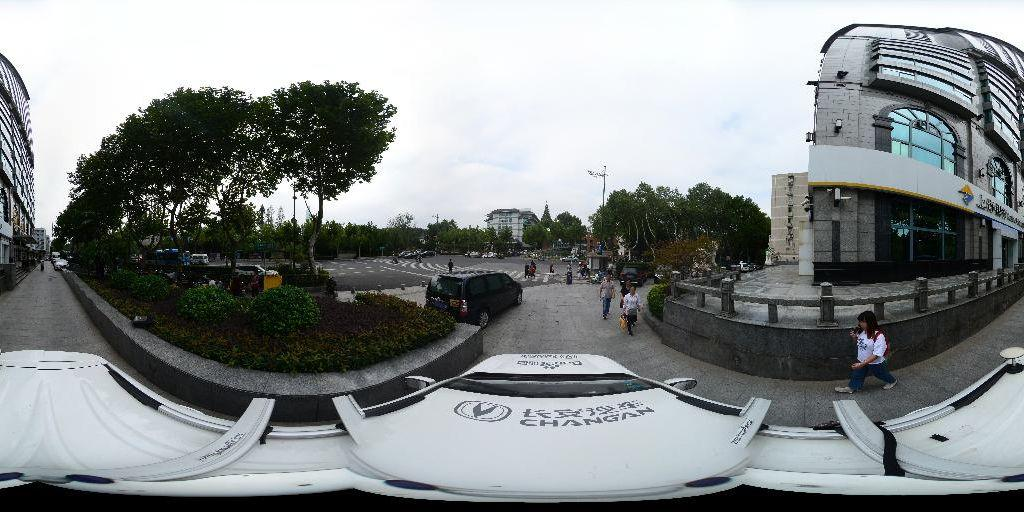
#> input picture images/streetview.jpg, 1024 x 512 px, found by its file name
$ python image_gradient.py   (older library calls are emulated)
#> lines starting #> are read from the running program, lines starting #| are printed output that depends on the picture
import cv2
import numpy as np
from matplotlib import pyplot as plt

# image gradient: Sobel Scharr Laplacian
# What is the mean of image gradient? What is the definition of image gradient?
img = cv2.imread('images/streetview.jpg', 0)
#> img: shape (512, 1024); min 0, max 255, mean 136.4

sobelx8u = cv2.Sobel(img,cv2.CV_8U,1,0,ksize=5)
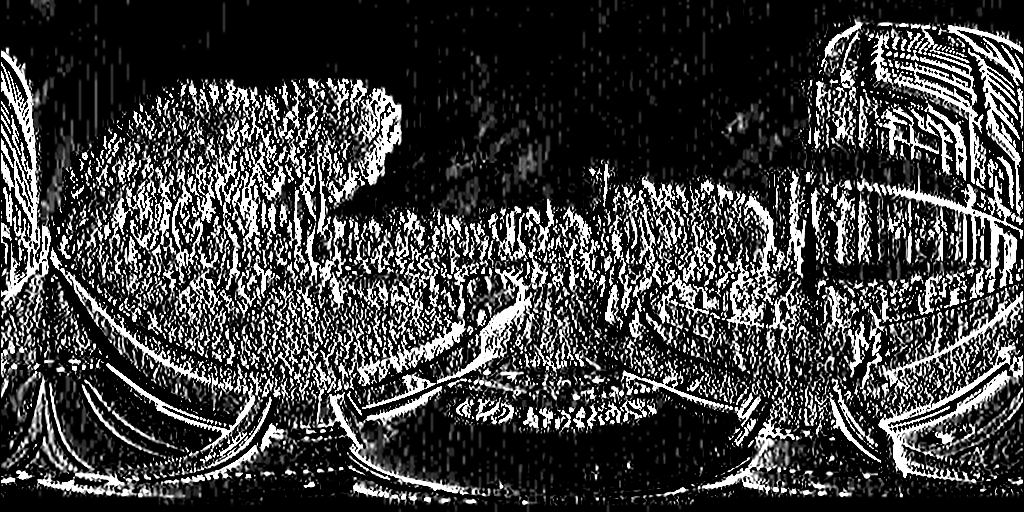
#> sobelx8u: shape (512, 1024); min 0, max 255, mean 62.4
sobelx64f = cv2.Sobel(img,cv2.CV_64F,1,0,ksize=5)
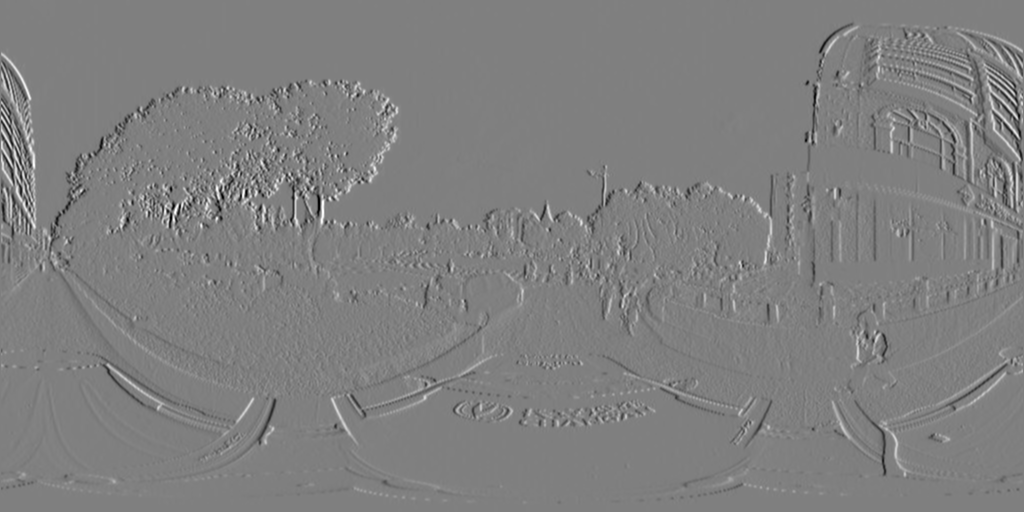
#> sobelx64f: shape (512, 1024) float64; min -10800, max 10737, mean -1.4; drawn with min black and max white
abs_sobel64f = np.absolute(sobelx64f)
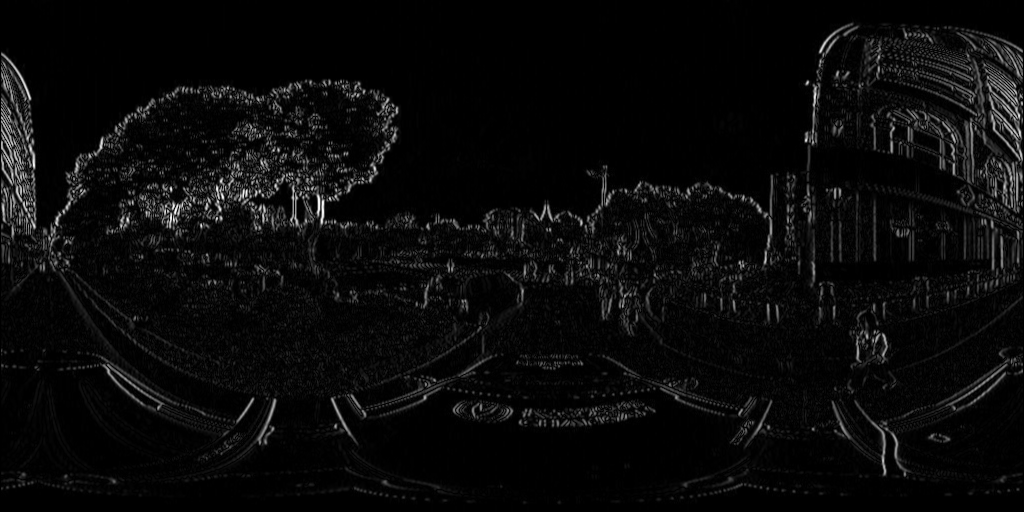
#> abs_sobel64f: shape (512, 1024) float64; min 0, max 10800, mean 454.4; drawn with min black and max white
sobel_8u = np.uint8(abs_sobel64f)
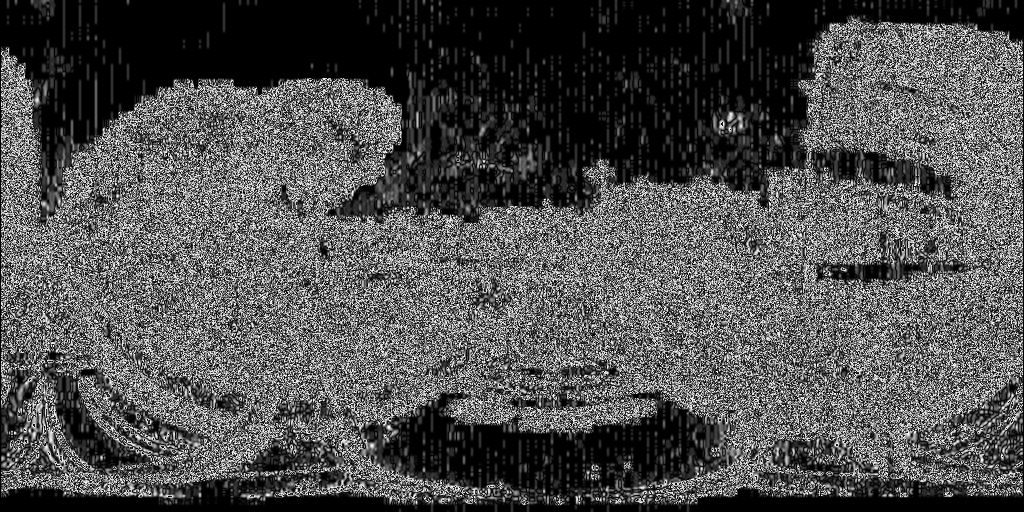
#> sobel_8u: shape (512, 1024); min 0, max 255, mean 79.1
# laplacian = cv2.Laplacian(img,cv2.CV_64F)
# sobelx = cv2.Sobel(img,cv2.CV_64F,1,0,ksize=5)
# sobely = cv2.Sobel(img,cv2.CV_64F,0,1,ksize=5)

plt.subplot(1,3,1),plt.imshow(img,cmap = 'gray')
plt.title('Original'), plt.xticks([]), plt.yticks([])
plt.subplot(1,3,2),plt.imshow(sobelx8u,cmap = 'gray')
plt.title('Sobel CV_8U'), plt.xticks([]), plt.yticks([])
plt.subplot(1,3,3),plt.imshow(sobel_8u,cmap = 'gray')
plt.title('Sobel abs(CV_64F)'), plt.xticks([]), plt.yticks([])

plt.show()

$ run again, with images/01002500001403131122034235V.jpg copied over images/streetview.jpg
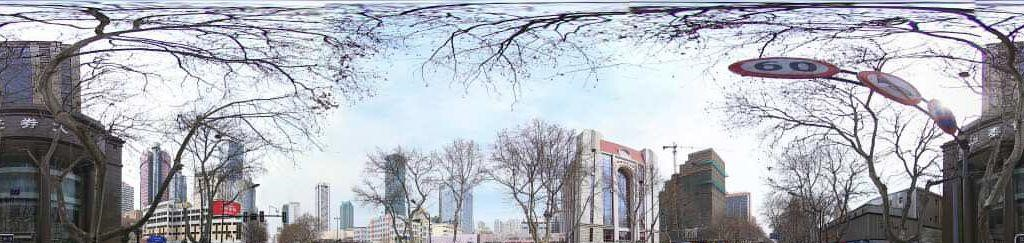
#> input picture images/01002500001403131122034235V.jpg, 1024 x 243 px, found by its file name
#> `abs_sobel64f = np.absolute(sobelx64f)`:
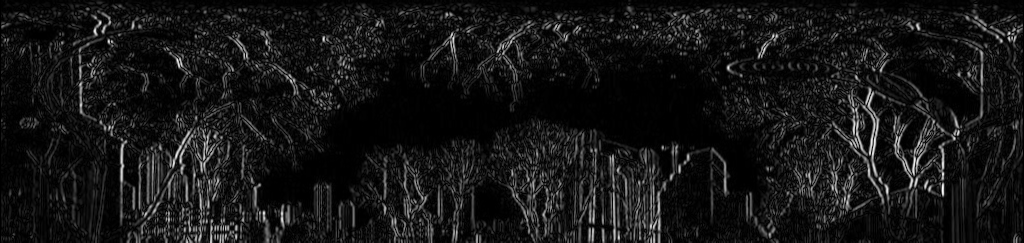
#> abs_sobel64f: shape (243, 1024) float64; min 0, max 9606, mean 836.4; drawn with min black and max white
#> `sobel_8u = np.uint8(abs_sobel64f)`:
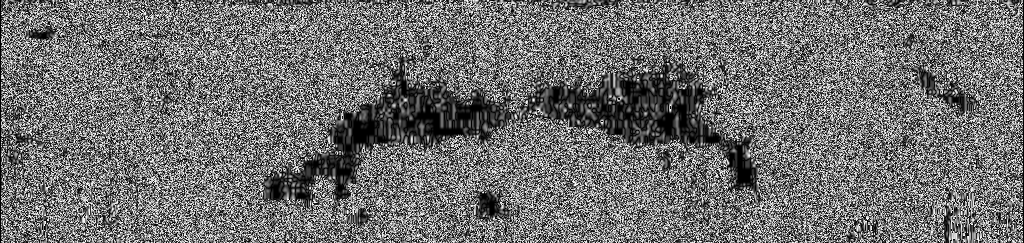
#> sobel_8u: shape (243, 1024); min 0, max 255, mean 112.4

$ run again, with images/01002500001405051327290575O.jpg copied over images/streetview.jpg
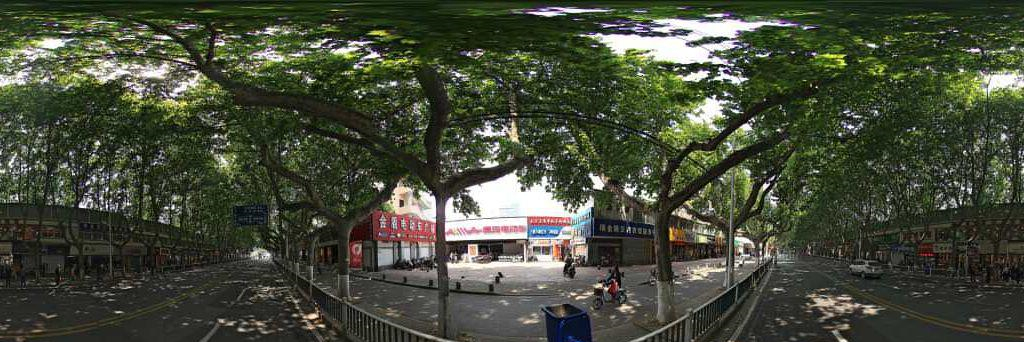
#> input picture images/01002500001405051327290575O.jpg, 1024 x 342 px, found by its file name
#> `abs_sobel64f = np.absolute(sobelx64f)`:
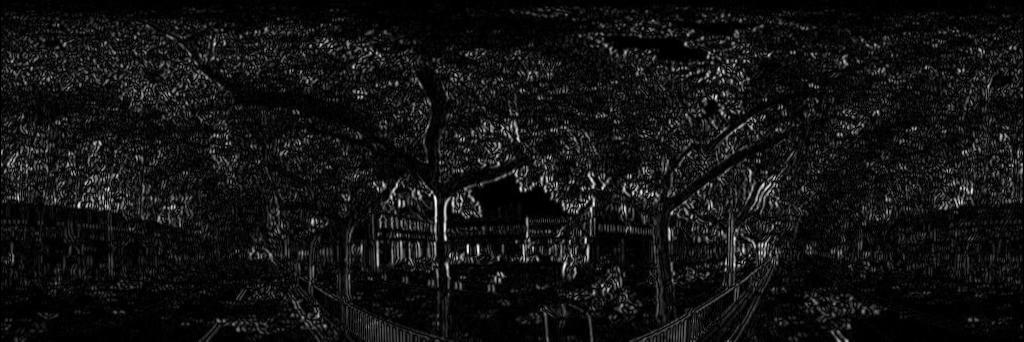
#> abs_sobel64f: shape (342, 1024) float64; min 0, max 9792, mean 725; drawn with min black and max white
#> `sobel_8u = np.uint8(abs_sobel64f)`:
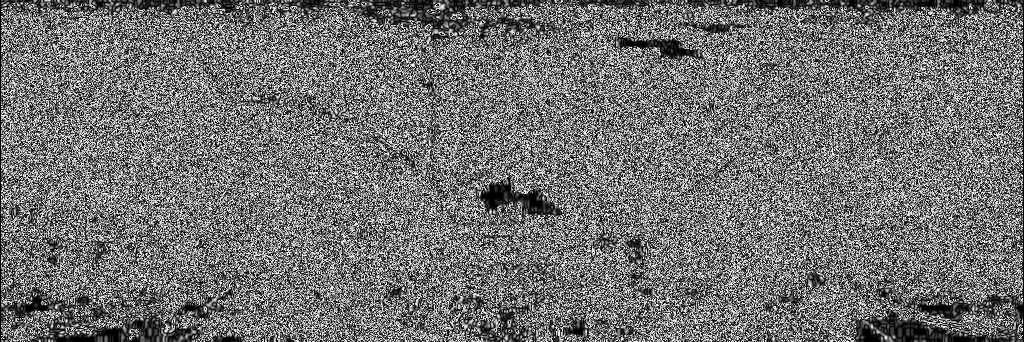
#> sobel_8u: shape (342, 1024); min 0, max 255, mean 114.3

$ run again, with images/08db2caeab1dc6dcfb2213da.jpg copied over images/streetview.jpg
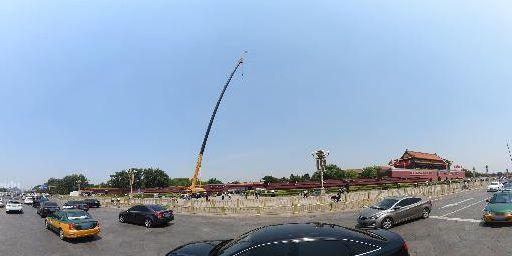
#> input picture images/08db2caeab1dc6dcfb2213da.jpg, 512 x 256 px, found by its file name
#> `abs_sobel64f = np.absolute(sobelx64f)`:
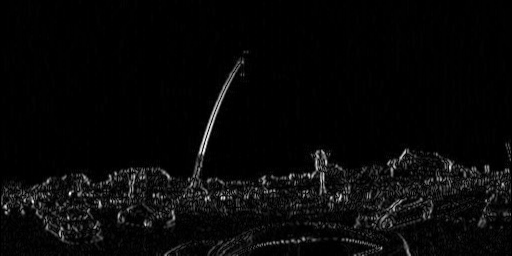
#> abs_sobel64f: shape (256, 512) float64; min 0, max 7446, mean 246.5; drawn with min black and max white
#> `sobel_8u = np.uint8(abs_sobel64f)`:
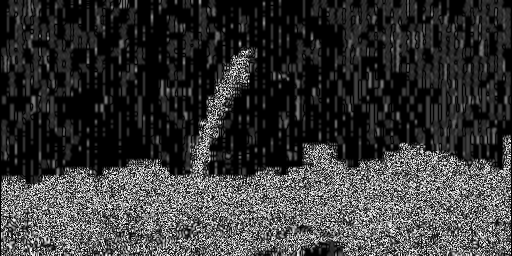
#> sobel_8u: shape (256, 512); min 0, max 255, mean 55.3
